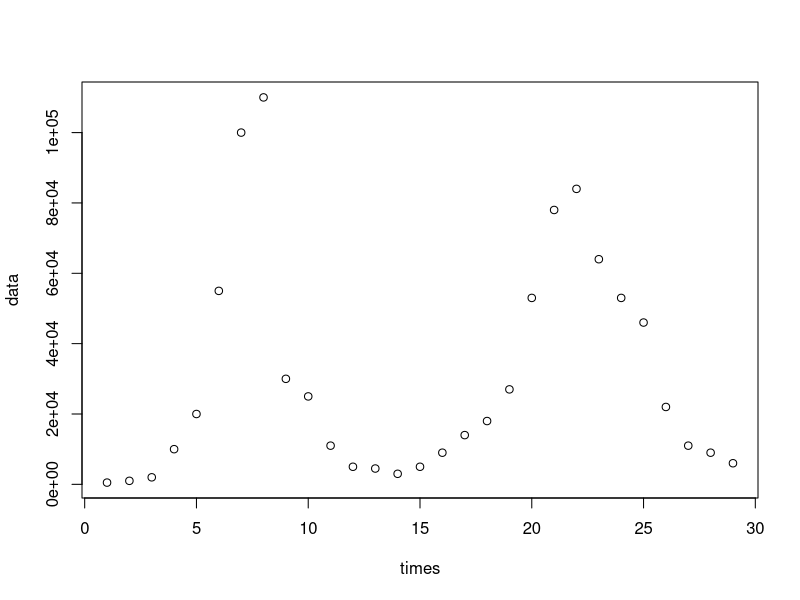

Generate this figure with R: (Note: this script raises an error after producing the figure.)
# Read data from file
# require('epi')

epiData <- read.csv("data/h1n1.csv", header = TRUE)
# nSum <- 4
data <- epiData[,2]

times <- c(1:length(data))
plot(times, data)
readline()
# Fitting epidemics
minTruncation <- 3
# startOffset <- findStartOffset(data, minTruncation)
startOffset <- 1
endOffset <- 1
offsets <- list(startOffset=startOffset, endOffset=endOffset, minTruncation=minTruncation)

# Threshold
thresholds <- list(lim=0.9)

# Init Params = beta, gamma, S0
initParams <- c(log(0.001), log(0.01), log(1e6), 0)
# Epidemic type array epidemic types correspond to the number of parameters of the sub epidemic model
epiTypes <- c(4)

# Init Conds = S0, I0, R0
# I0 from first data point
initConds <- c(1,1,0,0)

plotConfig <- list(title="Synthedemic Decomposition of H1N1", fileName="output/graphs/swine/", dataFile="output/data/swine.RData", envFile="output/data/blur2/blurEnv.RData", pat=12, rat=60)

# gradientSearch(times, data, plotConfig)
# readline()

# Fit parameters
fitOverTimeMulti("LMS", times, data, initConds, initParams, epiTypes, offsets, thresholds, plotConfig)